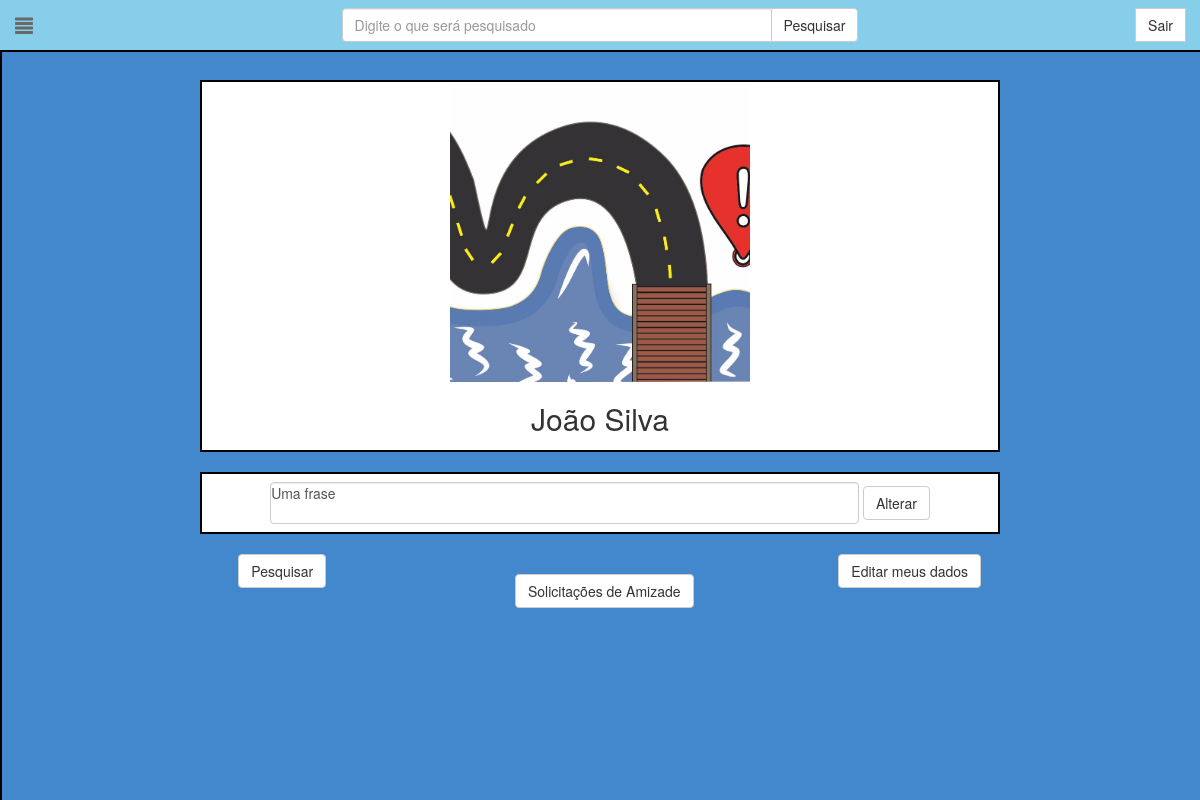
/perfil/4/ (signed in), run on an earlier commit of the app's database.
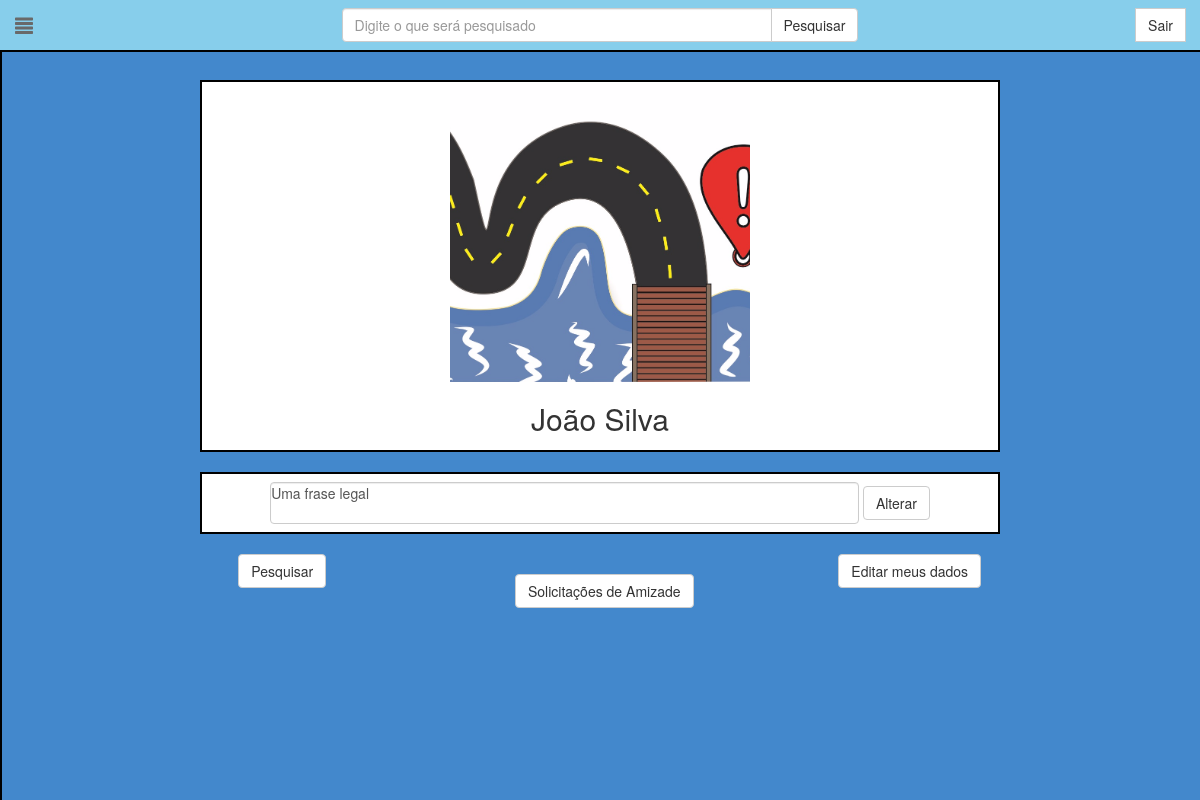
And on a later commit of the database.
### MapFindIt/models.py (models this page shows, shortened)
class Usuario(models.Model):
    idusuario = models.AutoField(db_column='idUsuario', primary_key=True)  # Field name made lowercase.
    primnomeusuario = models.CharField(db_column='primNomeUsuario', max_length=25)  # Field name made lowercase.
    emailusuario = models.CharField(db_column='emailUsuario', max_length=50)  # Field name made lowercase.
    senhausuario = models.CharField(db_column='senhaUsuario', max_length=32)  # Field name made lowercase.
    datanascimento = models.DateField(db_column='dataNascimento')  # Field name made lowercase.
    idtsexo = models.CharField(db_column='idtSexo', max_length=1)  # Field name made lowercase.
    ultnomeusuario = models.CharField(db_column='ultNomeUsuario', max_length=50)  # Field name made lowercase.
    txtfrase = models.CharField(db_column="txtFrase", max_length=100, default="No que você está pensando?") #Field name made lowercase
    foto = models.ImageField(upload_to='MapFindIt/static/MapFindIt/imagemUsers/', null=True, blank=True)
    class Meta:
        db_table = 'usuario'

### MapFindIt/views.py (the view)
# urls.py: url(r'^perfil/(?P<idusuario>[0-9]+)/$', views.perfil, name="perfil"),
def perfil(request, idusuario):
	if request.method=="POST" and request.POST.__contains__('primNome'):
		usuarioFull=get_object_or_404(Usuario, idusuario=request.session['usuarioLogado'])
		usuarioFull.datanascimento=datetime.datetime.strptime(request.POST.get('nascimento'), "%d/%m/%Y").strftime("%Y-%m-%d")
		usuarioFull.primnomeusuario=request.POST.get('primNome')
		usuarioFull.ultnomeusuario=request.POST.get('ultimoNome')
		usuarioFull.idtsexo=request.POST.get('gender')[:1]
		usuarioFull.save()
		usuario = get_object_or_404(Usuario, idusuario=idusuario)
		amigos=Amizade.objects.filter(idusuario1=idusuario).filter(idusuario2=request.session['usuarioLogado']).exists()
		return render(request, 'MapFindIt/perfil.html', {'usuario': usuarioFull, 'idPag': usuario, 'amigos':amigos})
	else:
	  if request.method=="GET" and request.GET.__contains__('fraseUsuario'):
		  usuarioFull=get_object_or_404(Usuario, idusuario=request.session['usuarioLogado'])
		  usuarioFull.txtfrase=request.GET.get('fraseUsuario')
		  usuarioFull.save()
		  usuario = get_object_or_404(Usuario, idusuario=idusuario)
		  amigos=Amizade.objects.filter(idusuario1=idusuario).filter(idusuario2=request.session['usuarioLogado']).exists()
		  return render(request, 'MapFindIt/perfil.html', {'usuario': usuarioFull, 'idPag': usuario, 'amigos':amigos})
	  else:
		  if request.method=="POST" and request.POST.__contains__('senhaAtual'):
			  usuarioFull=get_object_or_404(Usuario, idusuario=request.session['usuarioLogado'])
			  usuarioFull.senhausuario=hashlib.md5((request.POST.get('password')+'cockles').encode()).hexdigest()
			  usuarioFull.save()
			  usuario = get_object_or_404(Usuario, idusuario=idusuario)
			  amigos=Amizade.objects.filter(idusuario1=idusuario).filter(idusuario2=request.session['usuarioLogado']).exists()
			  return render(request, 'MapFindIt/perfil.html', {'usuario': usuarioFull, 'idPag': usuario, 'amigos':amigos})
		  else:
			  if request.method=="POST" and request.POST.__contains__('blob'):
				  blobStr=request.POST.get('blob')
				  format, imgstr = blobStr.split(';base64,')
				  ext = format.split('/')[-1]
				  if os.path.exists("MapFindIt/static/MapFindIt/imagemUsers/"+str(request.session['usuarioLogado'])+"."+ext):
					  os.remove("MapFindIt/static/MapFindIt/imagemUsers/"+str(request.session['usuarioLogado'])+"."+ext)
				  data = ContentFile(base64.b64decode(imgstr), name=str(request.session['usuarioLogado']) + "." + ext)
				  usuarioFull=get_object_or_404(Usuario, idusuario=request.session['usuarioLogado'])
				  usuarioFull.foto=data
				  usuarioFull.save()
				  usuario = get_object_or_404(Usuario, idusuario=idusuario)
				  amigos=Amizade.objects.filter(idusuario1=idusuario).filter(idusuario2=request.session['usuarioLogado']).exists()
				  return render(request, 'MapFindIt/perfil.html', {'usuario': usuarioFull, 'idPag': usuario, 'amigos':amigos})
			  else:
				  usuario = get_object_or_404(Usuario, idusuario=idusuario)
				  usuarioFull=get_object_or_404(Usuario, idusuario=request.session['usuarioLogado'])
				  amigos=Amizade.objects.filter(idusuario1=idusuario).filter(idusuario2=request.session['usuarioLogado']).exists()
				  return render(request, 'MapFindIt/perfil.html', {'usuario': usuarioFull, 'idPag': usuario, 'amigos':amigos})

### MapFindIt/templates/MapFindIt/perfil.html (shortened to what this page needs)
<!DOCTYPE html>
{% load static %}
{% static "" as baseUrl %}
<html lang="pt-br">
  <head>
    <link href="{% static "MapFindIt/css/bootstrap.min.css" %}" rel="stylesheet">
    <link  href="{% static "MapFindIt/css/cropper.min.css" %}" rel="stylesheet">
    <link href="{% static "MapFindIt/css/perfil.css"%}" rel="stylesheet">
  </head>
  <body>
    {% include "./menu.html" with user=usuario %}
    <div class="container-fluid">
        <div class="row">
          <div class="col-md-8 col-md-offset-2 white" >
            <div class="center">
              {% if usuario.foto %}
                 <img id="img" style="display:block; margin:auto;width:300px;height:300px" class="img-responsive" src="{{baseUrl}}MapFindIt/ImagemUsers/{{idPag.idusuario}}.png"></img>
              {% else %}
                 <img id="img" class="img-responsive" style="width:20%;display:block;margin:auto;" src="{% static "MapFindIt/img/default_user.png" %}"></img>
              {% endif %}
              <label for="imagemUser"><h2>{{idPag.primnomeusuario}} {{idPag.ultnomeusuario}}</h2></label>
            </div>
          </div>
        </div>
        <br>
        <div class="row">
          <div class="col-md-8 col-md-offset-2 white">
            <div class="center">
              {% if usuario.idusuario != idPag.idusuario %}
                <p>{{idPag.txtfrase}}</p>
              {% else %}
                <form class="navbar-form" method="GET">
                  <textarea style="width: 80%; border: 1; padding: 0; margin: 0; resize: none;" name="fraseUsuario" class="form-control" rows="2" id="fraseUsuario">{{idPag.txtfrase}}</textarea>
                  <button type="submit" class="btn btn-default">Alterar</button>
                </form>
              {% endif %}
            </div>
          </div>
        </div>
        <br>
        {% if usuario.idusuario == idPag.idusuario %}
          <div class="row">
            <div class="col-md-2 col-md-offset-2">
              <button type="button" class="btn btn-default">Pesquisar</button>
            </div>
            <div class="col-md-2 col-md-offset-1">
              <button type="button" class="btn btn-default">Solicitações de Amizade</button>
            </div>
            <div class="col-md-2 col-md-offset-1">
              <button type="button" class="btn btn-default" href="#modal-editar" data-toggle="modal">Editar meus dados</button>
            </div>
          </div>
          <br>
        {% endif %}
        <br><br><br>
    </div>
  </body>
</html>

### MapFindIt/templates/MapFindIt/menu.html (shortened to what this page needs)
{% load static %}
  <nav class="navbar navbar-inverse navbar-fixed-top" role="navigation" style="background:skyblue;">
      <div class="container-fluid">
        <div class="navbar-left">
          <a class="navbar-brand" href="#menu-toggle" id="menu-toggle"><span id="menu-icon" class="glyphicon glyphicon-align-justify" aria-hidden="true"></span></a>
        </div>
        <div id="navbar" class="nav">
          <form class="navbar-form navbar-right" id="navBarSair">
            <div class="input-group">
              <div class="input-group-btn">
                 <button type="button" class="btn btn-default">Sair</button>
              </div>
            </div>
          </form>
          <form class="navbar-form navbar-center" id="navBarSearchForm"  method="GET">
            <div class="input-group">
    					<input type="text" class="form-control" placeholder="Digite o que será pesquisado" id="pesquisa" name="pesquisa" value="">
              <div class="input-group-btn">
            	   <button type="submit" class="btn btn-default">Pesquisar</button>
              </div>
  				  </div>
          </form>
        </div>
      </div>
    </nav>
    <div id="wrapper" class="toggled">
      <div class="container-fluid">
        <div id="sidebar-wrapper">
          <ul class="sidebar-nav">
        	   <li class="sidebar-brand">
               <br>
             </li>
             <li class="sidebar-brand">
               <div class="row">
               </div>
             </li>
             <li>
               <br><br><br><br>
               <div class="row">
                </div>
             </li>
             <li>
               <br>
               <div class="row">
                </div>
             </li>
          </ul>
        </div>
      </div>
    </div>
    <br><br><br><br>

### MapFindIt/static/MapFindIt/css/perfil.css (style rules this page uses)
body { background:#4388CC; }
.white { background: white; border: 2px solid black; }
.navbar { border-bottom: 2px solid black; }
.nav { border-color: skyblue; }
#wrapper { padding-left: 0; -webkit-transition: all 0.5s ease; -moz-transition: all 0.5s ease; -o-transition: all 0.5s ease; transition: all 0.5s ease; }
#wrapper.toggled { padding-left: 250px; }
#sidebar-wrapper { position: fixed; left: 250px; z-index: 1000; overflow-y: auto; margin-left: -250px; width: 0; height: 100%; background: skyblue; -webkit-transition: all 0.5s ease; -moz-transition: all 0.5s ease; -o-transition: all 0.5s ease; transition: all 0.5s ease; border-right: 2px solid black; }
#wrapper.toggled #sidebar-wrapper { width: 250px; }
.center { text-align:center; }
.sidebar-nav { position: absolute; top: 0; margin: 0; padding: 0; width: 250px; list-style: none; }
.sidebar-nav li { text-indent: 20px; line-height: 40px; }
.sidebar-nav > .sidebar-brand { height: 65px; font-size: 18px; line-height: 60px; }
.navbar-center { position: absolute; width: 100%; left: 0; text-align: center; margin:10 auto; }
#menu-icon { z-index: 3; }
#menu-toggle { z-index: 3; }
@media (min-width: 768px) { #wrapper { padding-left: 250px; } }
@media (min-width: 768px) { #wrapper.toggled { padding-left: 0; } }
@media (min-width: 768px) { #sidebar-wrapper { width: 350px; } }
@media (min-width: 768px) { #wrapper.toggled #sidebar-wrapper { width: 0; } }
.glyphicon { color: dimgray; }
#navBarSearchForm input[type=text] { width:430px !important; }

What changed in the data, as far as the page shows it:
changed Usuario "João": fraseUsuario "Uma frase" → "Uma frase legal"
